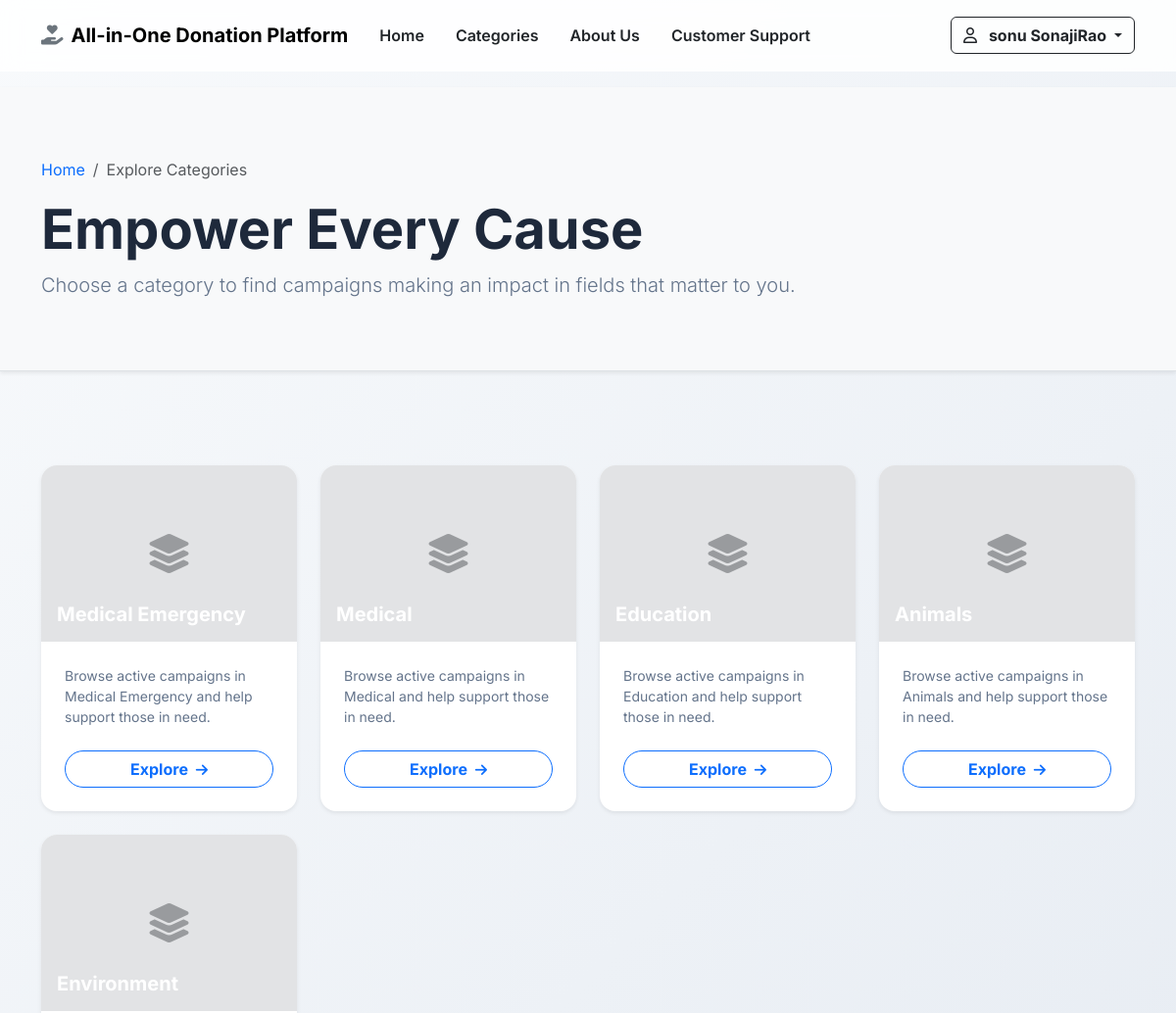
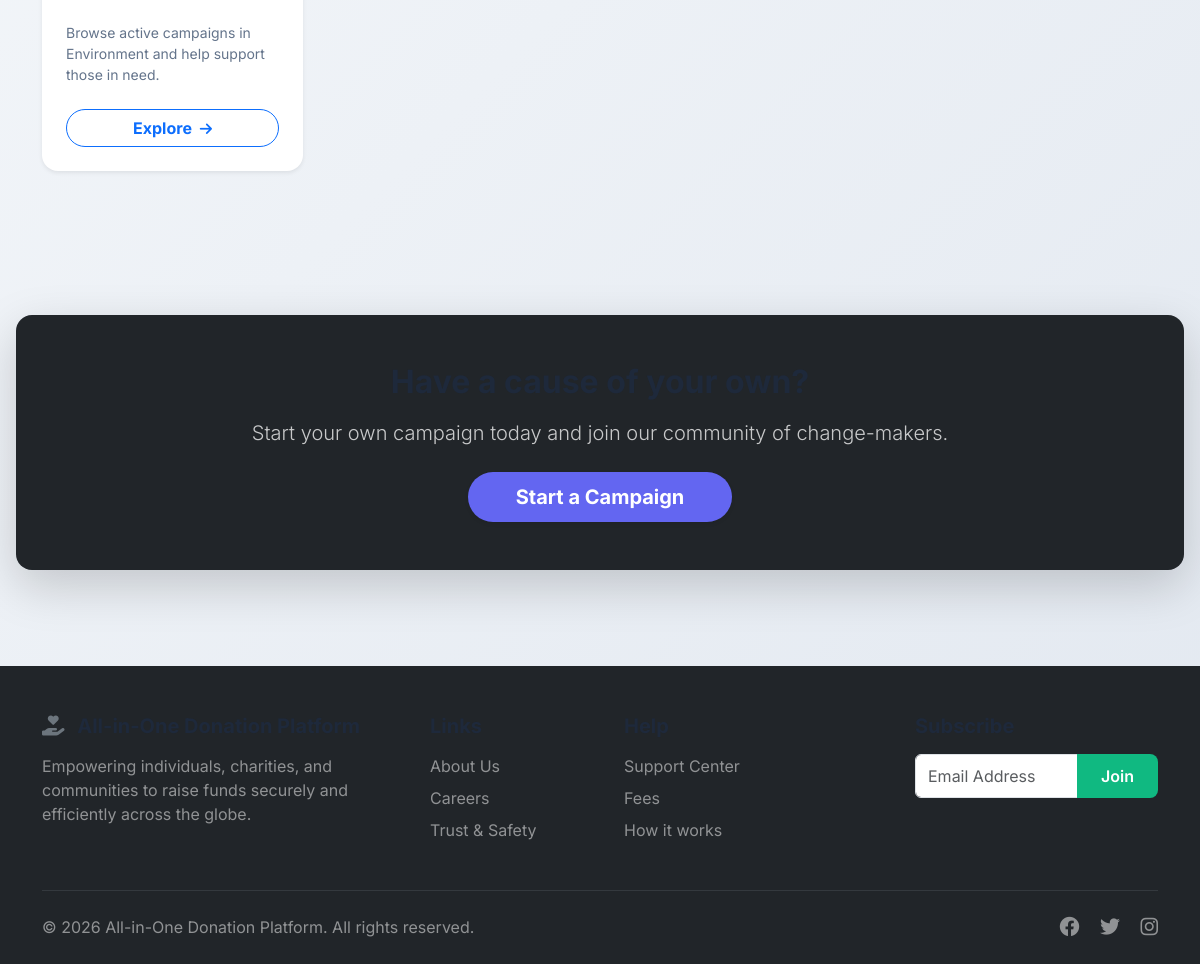
Page /categories/ (signed in) on the committed database (2 pictures, top to bottom).
### accounts/models.py (models this page shows, shortened)
class User(AbstractUser):
    class Role(models.TextChoices):
        DONOR = 'DONOR', _('Donor')
        CAMPAIGN_OWNER = 'OWNER', _('Campaign Owner')
        ADMIN = 'ADMIN', _('Admin')
    email = models.EmailField(_('email address'), unique=True)
    phone_number = models.CharField(_('phone number'), max_length=15, unique=True, null=True, blank=True)
    otp_code = models.CharField(max_length=6, null=True, blank=True)
    otp_expiry = models.DateTimeField(null=True, blank=True)
    role = models.CharField(
        max_length=20,
        choices=Role.choices,
        default=Role.DONOR
    )
    profile_image = models.ImageField(upload_to='profiles/', null=True, blank=True)
    verified = models.BooleanField(default=False)
    USERNAME_FIELD = 'email'
    REQUIRED_FIELDS = ['username']
    objects = CustomUserManager()
    def is_admin_role(self):
        return self.role == self.Role.ADMIN

### campaigns/models.py (models this page shows, shortened)
class Category(models.Model):
    name = models.CharField(max_length=100, unique=True)
    slug = models.SlugField(max_length=100, unique=True)
    icon = models.ImageField(upload_to='categories/icons/', null=True, blank=True)
    class Meta:
        verbose_name_plural = "Categories"

### core/views.py (the view)
# urls.py: path('categories/', CategoryListView.as_view(), name='category_list'),
class CategoryListView(ListView):
    model = Category
    template_name = 'category_list.html'
    context_object_name = 'categories'

### templates/category_list.html (shortened to what this page needs)
{% extends 'base.html' %}
{% load static %}
{% block content %}
<section class="py-5 bg-light border-bottom shadow-sm overflow-hidden position-relative">
    <div class="hero-shape shape-1"></div>
    <div class="hero-shape shape-2"></div>
    <div class="container py-4 position-relative">
        <nav aria-label="breadcrumb" class="mb-3">
            <ol class="breadcrumb mb-0">
                <li class="breadcrumb-item"><a href="{% url 'home' %}" class="text-decoration-none">Home</a></li>
                <li class="breadcrumb-item active" aria-current="page">Explore Categories</li>
            </ol>
        </nav>
        <h1 class="display-4 fw-bold mb-2">Empower <span class="text-primary-custom">Every Cause</span></h1>
        <p class="lead text-muted-custom mb-0">Choose a category to find campaigns making an impact in fields that matter to you.</p>
    </div>
</section>
<section class="py-5">
    <div class="container my-5">
        <div class="row g-4">
            {% for category in categories %}
            <div class="col-md-6 col-lg-3">
                <div class="card h-100 border-0 shadow-sm rounded-4 overflow-hidden card-hover transition-all">
                    <div class="position-relative" style="height: 180px;">
                        {% if category.icon %}
                        <img src="{{ category.icon.url }}" class="card-img-top h-100 object-fit-cover" alt="{{ category.name }}">
                        {% else %}
                        <div class="h-100 bg-secondary-subtle d-flex align-items-center justify-content-center">
                            <i class="fa-solid fa-layer-group text-muted opacity-50 fs-1"></i>
                        </div>
                        {% endif %}
                        <div class="position-absolute bottom-0 start-0 w-100 p-3 bg-gradient-dark">
                            <h5 class="fw-bold mb-0 text-white">{{ category.name }}</h5>
                        </div>
                    </div>
                    <div class="card-body p-4 d-flex flex-column">
                        <p class="text-muted-custom small mb-4 flex-grow-1">
                            Browse active campaigns in {{ category.name }} and help support those in need.
                        </p>
                        <a href="{% url 'category_detail' category.slug %}" class="btn btn-outline-primary w-100 rounded-pill fw-bold stretched-link">
                            Explore <i class="fa-solid fa-arrow-right ms-1 small"></i>
                        </a>
                    </div>
                </div>
            </div>
            {% endfor %}
        </div>
    </div>
</section>
<section class="py-5 bg-dark text-white text-center rounded-4 mx-3 my-5 shadow-lg overflow-hidden position-relative">
    <div class="hero-shape shape-1 opacity-25"></div>
    <div class="container position-relative">
        <h2 class="fw-bold mb-3">Have a cause of your own?</h2>
        <p class="lead mb-4 opacity-75">Start your own campaign today and join our community of change-makers.</p>
        <a href="{% url 'create_campaign' %}" class="btn btn-primary-custom btn-lg px-5 rounded-pill fw-bold shadow-sm">Start a Campaign</a>
    </div>
</section>
{% endblock %}

### templates/base.html (shortened to what this page needs)
{% load static %}
<!DOCTYPE html>
<html lang="en">
<head>
    <link href="https://cdn.jsdelivr.net/npm/bootstrap@5.3.0/dist/css/bootstrap.min.css" rel="stylesheet">
    <link rel="stylesheet" href="https://cdnjs.cloudflare.com/ajax/libs/font-awesome/6.4.0/css/all.min.css">
    <link rel="stylesheet" href="{% static 'css/styles.css' %}">
</head>
<body>
    <nav class="navbar navbar-expand-lg glass-nav sticky-top">
        <div class="container py-2">
            <a class="navbar-brand fw-bold mb-0 h1 text-primary-custom" href="/">
                <i class="fa-solid fa-hand-holding-heart text-secondary me-2"></i>All-in-One Donation Platform
            </a>
            <div class="collapse navbar-collapse" id="navbarNav">
                <ul class="navbar-nav me-auto mb-2 mb-lg-0">
                    <li class="nav-item">
                        <a class="nav-link fw-semibold px-3 {% if request.path == '/' %}text-primary-custom{% else %}text-dark{% endif %}" href="{% url 'home' %}">Home</a>
                    </li>
                    <li class="nav-item">
                        <a class="nav-link fw-semibold px-3 text-dark" href="{% url 'category_list' %}">Categories</a>
                    </li>
                    <li class="nav-item">
                        <a class="nav-link fw-semibold px-3 text-dark" href="{% if request.path == '/' %}#about{% else %}/#about{% endif %}">About Us</a>
                    </li>
                    <li class="nav-item">
                        <a class="nav-link fw-semibold px-3 text-dark" href="{% url 'my_tickets' %}">Customer Support</a>
                    </li>
                </ul>
                <div class="d-flex align-items-center">
                    {% if user.is_authenticated %}
                        <div class="dropdown">
                            <button class="btn btn-outline-dark fw-bold dropdown-toggle" type="button" data-bs-toggle="dropdown" aria-expanded="false">
                                <i class="fa-regular fa-user me-2"></i> {{ user.get_full_name|default:user.username }}
                            </button>
                        </div>
                    {% else %}
                        <a href="/login" class="nav-link fw-semibold me-4 text-dark d-none d-lg-block">Log in</a>
                        <a href="/login" class="btn btn-primary-custom">Start a Fundraiser</a>
                    {% endif %}
                </div>
            </div>
        </div>
    </nav>
    <main>
        {% block content %}{% endblock %}
    </main>
    <footer class="bg-dark text-white pt-5 pb-4 mt-5">
        <div class="container">
            <div class="row gx-5">
                <div class="col-md-4 mb-4">
                    <h5 class="fw-bold mb-3"><i class="fa-solid fa-hand-holding-heart text-secondary me-2"></i> All-in-One Donation Platform</h5>
                    <p class="text-white-50">Empowering individuals, charities, and communities to raise funds securely and efficiently across the globe.</p>
                </div>
                <div class="col-md-2 mb-4">
                    <h5 class="fw-bold mb-3">Links</h5>
                    <ul class="list-unstyled">
                        <li class="mb-2"><a href="#" class="text-white-50 text-decoration-none">About Us</a></li>
                        <li class="mb-2"><a href="#" class="text-white-50 text-decoration-none">Careers</a></li>
                        <li class="mb-2"><a href="#" class="text-white-50 text-decoration-none">Trust & Safety</a></li>
                    </ul>
                </div>
                <div class="col-md-3 mb-4">
                    <h5 class="fw-bold mb-3">Help</h5>
                    <ul class="list-unstyled">
                        <li class="mb-2"><a href="#" class="text-white-50 text-decoration-none">Support Center</a></li>
                        <li class="mb-2"><a href="#" class="text-white-50 text-decoration-none">Fees</a></li>
                        <li class="mb-2"><a href="#" class="text-white-50 text-decoration-none">How it works</a></li>
                    </ul>
                </div>
                <div class="col-md-3 mb-4">
                    <h5 class="fw-bold mb-3">Subscribe</h5>
                    <div class="input-group mb-3">
                        <input type="email" class="form-control" placeholder="Email Address" aria-label="Email">
                        <button class="btn btn-secondary-custom" type="button">Join</button>
                    </div>
                </div>
            </div>
            <hr class="border-secondary mt-2 mb-4">
            <div class="d-flex justify-content-between align-items-center">
                <span class="text-white-50">&copy; 2026 All-in-One Donation Platform. All rights reserved.</span>
                <div>
                    <a href="#" class="text-white-50 text-decoration-none me-3 h5"><i class="fa-brands fa-facebook"></i></a>
                    <a href="#" class="text-white-50 text-decoration-none me-3 h5"><i class="fa-brands fa-twitter"></i></a>
                    <a href="#" class="text-white-50 text-decoration-none h5"><i class="fa-brands fa-instagram"></i></a>
                </div>
            </div>
        </div>
    </footer>
</body>
</html>

### static/css/styles.css (style rules this page uses)
:root { --primary: #6366f1; --primary-hover: #4f46e5; --secondary: #10b981; --bg-gradient: linear-gradient(135deg, #f8fafc 0%, #e2e8f0 100%); --text-dark: #1e293b; --text-light: #64748b; --glass-bg: rgba(255, 255, 255, 0.7); --glass-border: rgba(255, 255, 255, 0.2); --shadow-sm: 0 1px 2px 0 rgba(0, 0, 0, 0.05); --shadow-md: 0 4px 6px -1px rgba(0, 0, 0, 0.1), 0 2px 4px -1px rgba(0, 0, 0, 0.06); --shadow-lg: 0 10px 15px -3px rgba(0, 0, 0, 0.1), 0 4px 6px -2px rgba(0, 0, 0, 0.05); }
body { font-family: 'Inter', sans-serif; background: var(--bg-gradient); color: var(--text-dark); min-height: 100vh; display: flex; flex-direction: column; }
main { flex: 1; }
.glass-nav { background: rgba(255, 255, 255, 0.85); backdrop-filter: blur(10px); border-bottom: 1px solid var(--glass-border); }
.btn-primary-custom { background-color: var(--primary); color: white; border: none; border-radius: 8px; padding: 10px 24px; font-weight: 600; transition: all 0.3s ease; box-shadow: var(--shadow-sm); }
.btn-secondary-custom { background-color: var(--secondary); color: white; border: none; border-radius: 8px; padding: 10px 24px; font-weight: 600; transition: all 0.3s ease; }
h1, h2, h3, h4, h5, h6 { font-weight: 700; color: var(--text-dark); }
.text-muted-custom { color: var(--text-light); }
.hero-shape { position: absolute; border-radius: 50%; filter: blur(80px); z-index: -1; }
.shape-1 { width: 400px; height: 400px; background: rgba(99, 102, 241, 0.3); top: -100px; left: -100px; }
.shape-2 { width: 300px; height: 300px; background: rgba(16, 185, 129, 0.3); bottom: -50px; right: -50px; }

### rows in the picture
User: get_full_name "sonu SonajiRao"
Category: name "Medical Emergency"
Category: name "Medical"
Category: name "Education"
Category: name "Animals"
Category: name "Environment"
